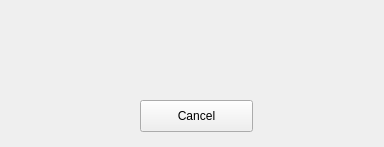
<?xml version="1.0" encoding="UTF-8"?>
<ui version="4.0">
 <class>errorwindow</class>
 <widget class="QWidget" name="errorwindow">
  <property name="geometry">
   <rect>
    <x>0</x>
    <y>0</y>
    <width>384</width>
    <height>147</height>
   </rect>
  </property>
  <property name="windowTitle">
   <string>Form</string>
  </property>
  <widget class="QPushButton" name="pushButton_cancel">
   <property name="geometry">
    <rect>
     <x>140</x>
     <y>100</y>
     <width>113</width>
     <height>32</height>
    </rect>
   </property>
   <property name="text">
    <string>Cancel</string>
   </property>
  </widget>
  <widget class="QLabel" name="label_errorLabel">
   <property name="geometry">
    <rect>
     <x>40</x>
     <y>40</y>
     <width>301</width>
     <height>41</height>
    </rect>
   </property>
   <property name="text">
    <string/>
   </property>
   <property name="alignment">
    <set>Qt::AlignCenter</set>
   </property>
  </widget>
 </widget>
 <resources/>
 <connections/>
</ui>
